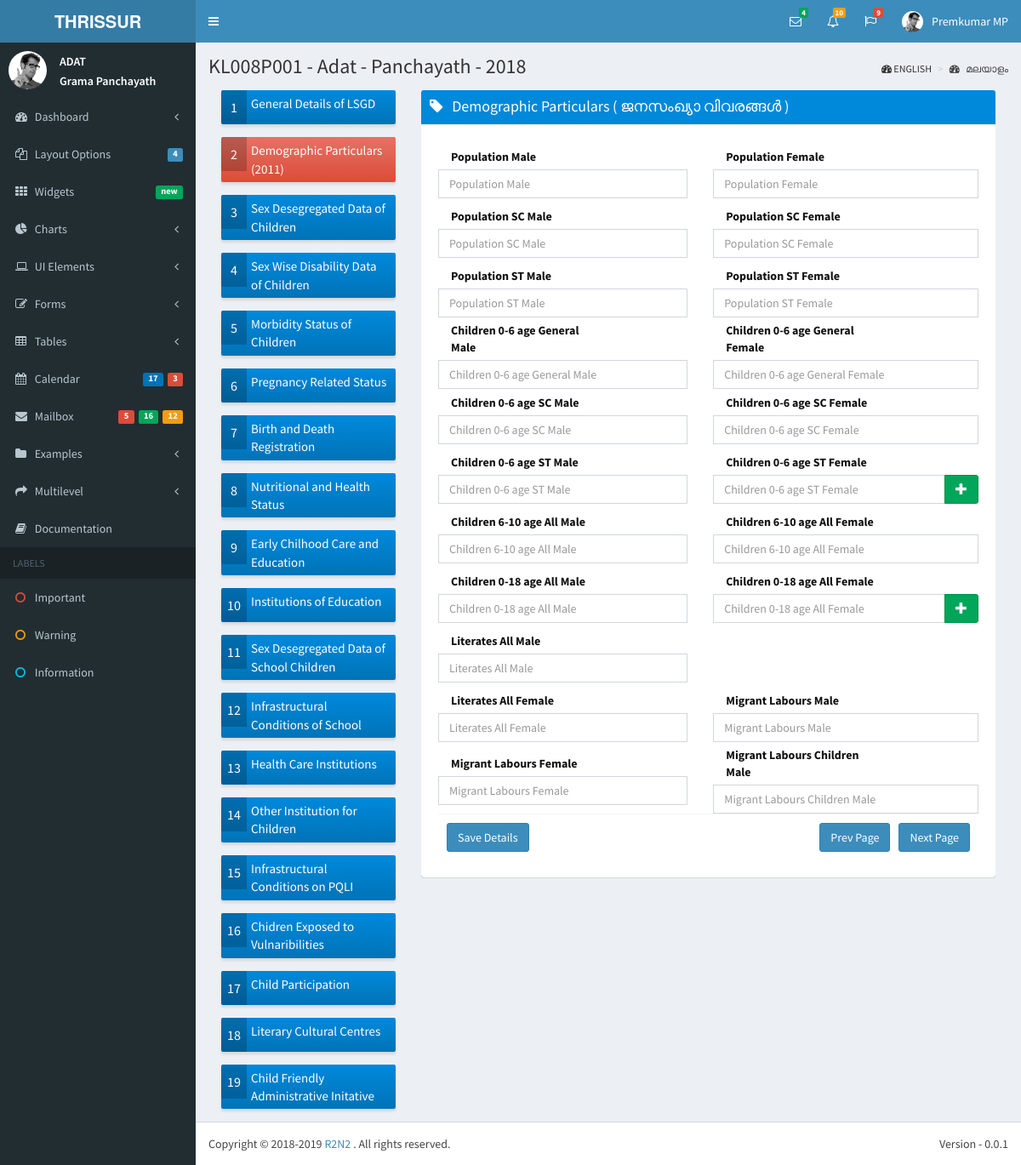
Page /data/demp/ (signed in) on the earlier database version.
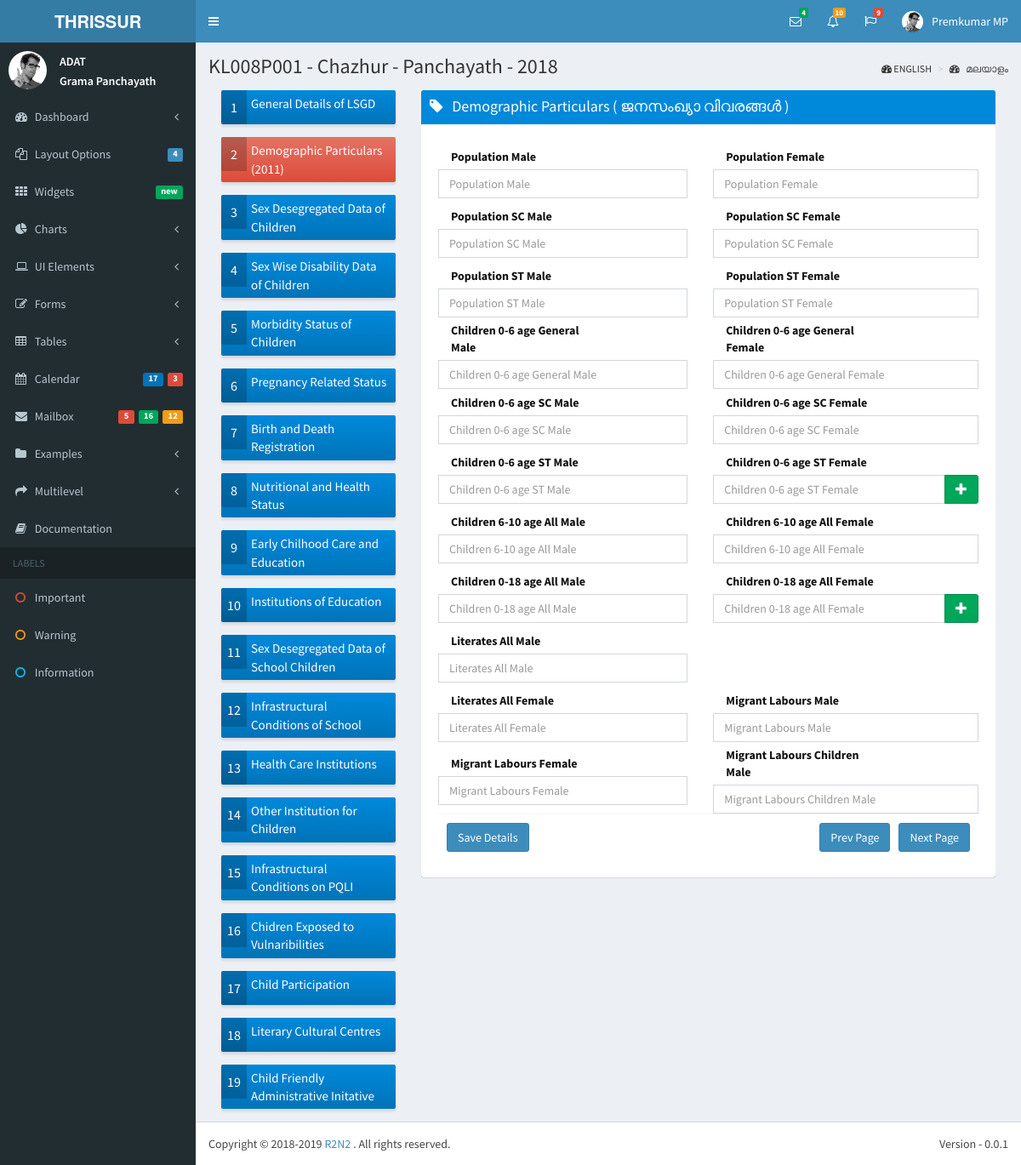
Same page on the later database version.
### lsgd/models.py (models this page shows)
class Lsgd(models.Model):
    lsgd_code = models.CharField(max_length = 15, unique = True, primary_key = True)
    lsgd_name = models.CharField(max_length = 100, unique = True)
    lsgd_type = models.CharField(max_length = 15)
    lsgd_district = models.ForeignKey('District', on_delete = models.SET_NULL, null=True)
    lsgd_taluk = models.ForeignKey('Taluk', on_delete = models.SET_NULL, null = True)
    lsgd_block = models.ForeignKey('Block', on_delete = models.SET_NULL, null = True)
    lsgd_assembly = models.ForeignKey('Assembly', on_delete = models.SET_NULL, null = True)
    lsgd_parliament = models.ForeignKey('Parliament', on_delete = models.SET_NULL, null = True)

### data/views.py (the view)
def demp_page(request):
    data_entry_year = 2018
    current_user = request.user
    lsgd_code = current_user.profile.user_lsgd
    questions_queryset =  QuestionBank.objects.filter(question_code__startswith = "Q002").values().order_by('question_code')
    lsgd_selected = Lsgd.objects.filter(lsgd_code = lsgd_code)
    if request.method == 'POST':
        data_form02 = F002(request.POST)
        data02 = D002()
        print(request.POST)
        if data_form02.is_valid():
            data02.lsgd_code_and_year = lsgd_code + str(data_entry_year)
            data02.population_male = data_form02.cleaned_data['population_male']
            data02.save()
        else:
            print("Form not valid")
        if 'next_page' in request.POST:
            print("Next page clicked")
            return redirect('/data/sddc/')
        elif 'prev_page' in request.POST:
            print("Prev page clicked")
            return redirect('/data/gdls/')
        else:
            print("Save details clicked")
    else:
        print("Not a POST request")
    return render(request, 'data/demp.html', {'questions': questions_queryset, 'lsgd_selected': lsgd_selected, 'data_entry_year': data_entry_year, \
                            'current_user': current_user})

### data/templates/data/demp.html (shortened to what the changed rows need)
{% extends 'r2n2/base.html' %}
{% block content_header %}
	<section class="content-header">
	<h1>
		{{ lsgd_selected.0.lsgd_code }} -
        {{ lsgd_selected.0.lsgd_name }} -
        {{ lsgd_selected.0.lsgd_type }} -
		{{ data_entry_year }}
    </h1>
	<ol class="breadcrumb">
        <li><i class="fa fa-dashboard"></i> ENGLISH</li>
        <li><a href="#"><i class="fa fa-dashboard"></i> മലയാളം </a></li>
     </ol>
    </section>
{% endblock %}

Differences in the rows shown:
changed Lsgd "KL008P001": lsgd_name "Adat" → "Chazhur"
